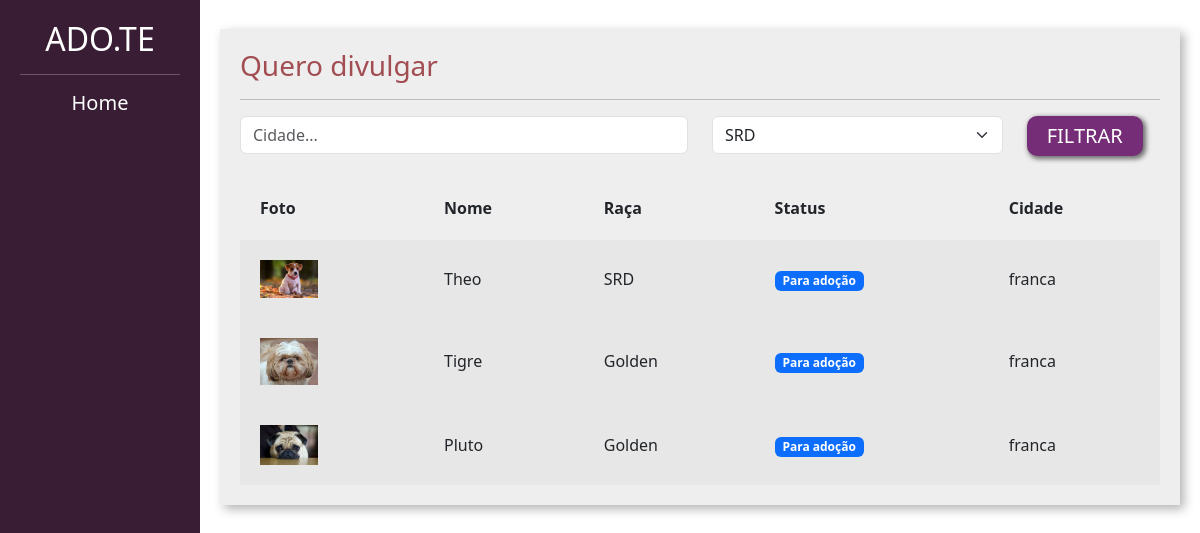
Screenshot of /adotar/ with the database file from the repository.
### divulgar/models.py (models this page shows, shortened)
class Pet(models.Model):
    choices_status = (('P', 'Para adoção'),
                      ('A', 'Adotado'))
    usuario = models.ForeignKey(User, on_delete=models.DO_NOTHING)
    foto = models.ImageField(upload_to="fotos_pets")
    nome = models.CharField(max_length=100)
    descricao = models.TextField()
    estado = models.CharField(max_length=50)
    cidade = models.CharField(max_length=50)
    telefone = models.CharField(max_length=14)
    tags = models.ManyToManyField(Tag)
    raca = models.ForeignKey(Raca, on_delete=models.DO_NOTHING)
    status = models.CharField(max_length=1, choices=choices_status, default='P')

class Raca(models.Model):
    raca = models.CharField(max_length=50)
    def __str__(self):
        return self.raca

### adotar/views.py (the view)
# urls.py: path('', views.listar_pets, name="listar_pets"),
def listar_pets(request):
    if request.method == "GET":
        pets = Pet.objects.filter(status = 'P')
        racas = Raca.objects.all()
        cidade = request.GET.get('cidade')
        raca_filter = request.GET.get('raca')
        if cidade:
            pets = pets.filter(cidade__icontains = cidade )
        if raca_filter:
            pets = pets.filter(raca__id = raca_filter)
            raca_filter = Raca.objects.get(id = raca_filter)
        return render(request, 'listar_pets.html', {'pets' : pets, 'racas' : racas, 'cidade' : cidade, 'raca_filter' : raca_filter})

### adotar/templates/listar_pets.html (shortened to what this page needs)
{% load static %}
<!doctype html>
<html lang="pt-BR">
    <head>
    <link href="https://cdn.jsdelivr.net/npm/bootstrap@5.3.0-alpha1/dist/css/bootstrap.min.css" rel="stylesheet">
    <link href="{% static 'usuarios/css/cadastro.css' %}" rel="stylesheet">
    <link href="{% static 'divulgar/css/novo_pet.css' %}" rel="stylesheet">
    <link href="{% static 'divulgar/css/seus_pet.css' %}" rel="stylesheet">
    <link href="{% static 'adotar/css/listar_pets.css' %}" rel="stylesheet">
    </head>
    <body>
        <div class="container-fluid">
            <div class="row">
                <div class="col-md-2 bg-side sidebar">
                    <h2>ADO.TE</h2>
                    <hr>
                    <h5>Home</h5>
                </div>
                <div class="col-md">
                    <div class="wrapper">
                        <div class="box width80">
                            <h3 class="font-vinho">Quero divulgar</h3>
                            <hr>
                            <form action="{% url 'listar_pets' %}" method="GET">
                                <div class="row">
                                    <div class="col-md-6">
                                        <input type="text" placeholder="Cidade..." value="{% if cidade %} {{cidade}} {% endif %}" name="cidade" class="form-control">
                                    </div>
                                    <div class="col-md-4">
                                        <select class="form-select" name="raca">
                                           {% for raca in racas %}
                                             <option {% if raca_filter.id == raca.id %} selected {% endif %} value="{{raca.id}}"">{{raca}}</option>
                                           {% endfor %}
                                        </select>
                                    </div>
                                    <div class="col-md-2">
                                        <input type="submit" class="btn-custom-secondary" value="FILTRAR">
                                    </div>
                                </div>
                            </form>
                             <table class="tabela" cellpadding="20">
                                <tr>
                                    <th>Foto</th>
                                    <th>Nome</th>
                                    <th>Raça</th>
                                    <th>Status</th>
                                    <th>Cidade</th>
                                </tr>
                                {% for pet in pets%}
                                    <tr class="tabela-linha">
                                        <td width="20%">
                                            <a href="{% url 'ver_pet' pet.id %}">
                                                <img width="40%" src="{{pet.foto.url}}">
                                            </a>
                                        </td>
                                        <td>
                                            {{pet.nome}}
                                        </td>
                                        <td>
                                            {{pet.raca}}
                                        </td>
                                        <td>
                                            {% if pet.status == "P" %}
                                                <span class="badge text-bg-primary">Para adoção</span>
                                            {% elif pet.status == "A" %}
                                                <span class="badge text-bg-success">Adotado</span>
                                            {% endif%}
                                        </td>
                                        <td>
                                            {{pet.cidade}}
                                        </td>
                                    </tr>
                                {% endfor %}
                            </table>
                        </div>
                    </div>
                </div>
            </div>
        </div>
    </body>
</html>

### templates/static/usuarios/css/cadastro.css (style rules this page uses)
.bg-side { background-color: #391D34; color: white; height: 100vh; }

### templates/static/divulgar/css/novo_pet.css (style rules this page uses)
.sidebar { text-align: center; padding: 20px; }
.wrapper { margin-top: 3%; display: flex; flex-direction: row; justify-content: center; align-items: center; }
.box { padding:20px; width: 50vw; background: rgb(238, 238, 238); box-shadow: 4px 4px 10px rgba(0,0,0,.3); }
.font-vinho { color: #A24D52; }

### templates/static/divulgar/css/seus_pet.css (style rules this page uses)
.width80 { width: 80vw; }
.tabela { width: 100%; margin-top: 20px; }
.tabela-linha { background-color: #e8e7e7; }

### templates/static/adotar/css/listar_pets.css (style rules this page uses)
.btn-custom-secondary { background-color: #762D77; border: none; box-shadow: 2px 2px 5px 1px rgb(108, 108, 108); color: white; font-size: 20px; padding: 5px 20px 5px 20px; border-radius: 10px; }

### rows the page displays
Pet: foto (picture), nome "Theo", raca "SRD", status "Para adoção", cidade "franca"
Pet: foto (picture), nome "Tigre", raca "Golden", status "Para adoção", cidade "franca"
Pet: foto (picture), nome "Pluto", raca "Golden", status "Para adoção", cidade "franca"

### other values shown
form field raca "SRD"
